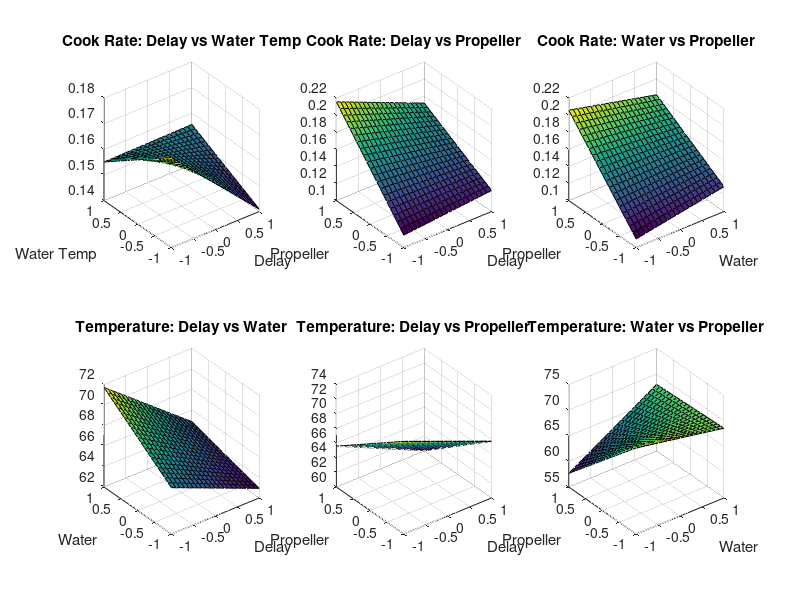

Recreate this plot in MATLAB.

clear all; close all;
d1= -1:.1:1;
d2= -1:.1:1;
figure 
%Cook Time: Delay vs Water Temp
subplot(2,3,1)
[D1,D2] = meshgrid(d1,d2);
y = 0.15667 -0.00839*D1-0.00132*D2+0.008679*D1.*D2;
surf(D1,D2,y);
title("Cook Rate: Delay vs Water Temp");
xlabel("Delay");
ylabel("Water Temp");

%Cook Time: Delay vs Propeller
subplot(2,3,2)
[D1,D2] = meshgrid(d1,d2);
y = 0.15667 -0.00839*D1+0.03707*D2-.01342*D1.*D2;
surf(D1,D2,y);
title("Cook Rate: Delay vs Propeller");
xlabel("Delay");
ylabel("Propeller");


%Cook Time: Water vs Propeller
subplot(2,3,3)
[D1,D2] = meshgrid(d1,d2);
y = 0.15667 -0.00132*D1+0.03707*D2-.01079*D1.*D2;
surf(D1,D2,y);
title("Cook Rate: Water vs Propeller");
xlabel("Water");
ylabel("Propeller");


%Final Temp: Delay vs Water
subplot(2,3,4)
[D1,D2] = meshgrid(d1,d2);
y = 66.5046 -2.60756*D1+1.779782*D2-.81431*D1.*D2;
surf(D1,D2,y);
title("Temperature: Delay vs Water");
xlabel("Delay");
ylabel("Water");

%Final Temp: Delay vs Propeller
subplot(2,3,5)
[D1,D2] = meshgrid(d1,d2);
y = 66.50546+ -2.60756*D1-3.689*D2-.15803*D1.*D2;
surf(D1,D2,y);
title("Temperature: Delay vs Propeller");
xlabel("Delay");
ylabel("Propeller");

%Final Temp: Water vs Propeller
subplot(2,3,6)
[D1,D2] = meshgrid(d1,d2);
y = 66.5046 + 1.779782*D1-3.689*D2+3.376498*D1.*D2;
surf(D1,D2,y);
title("Temperature: Water vs Propeller");
xlabel("Water");
ylabel("Propeller");

